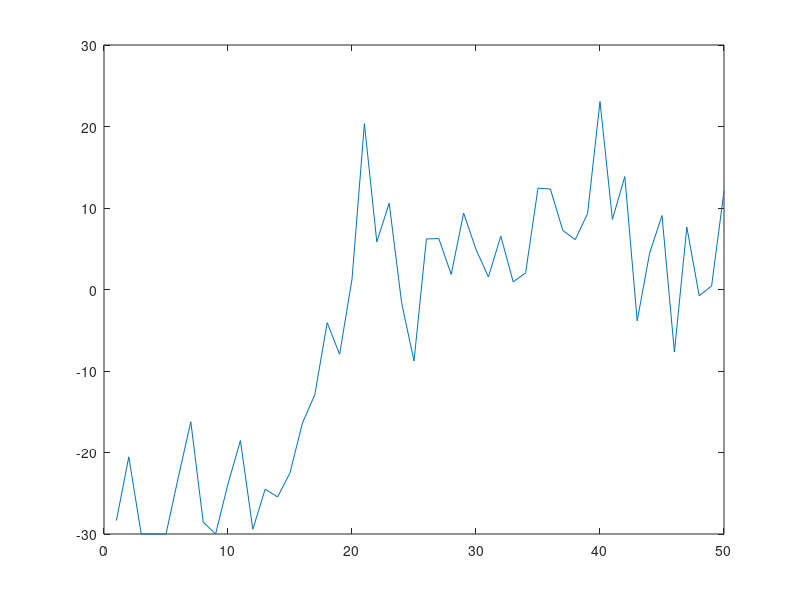
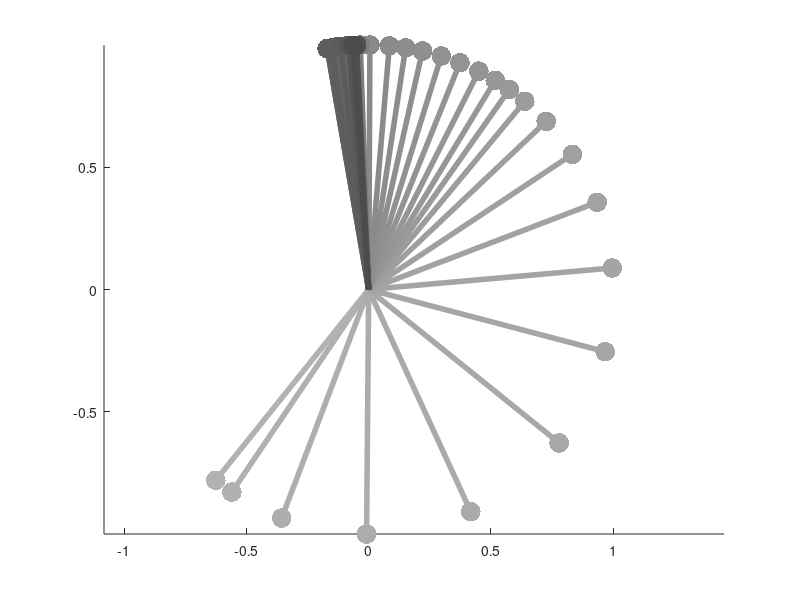
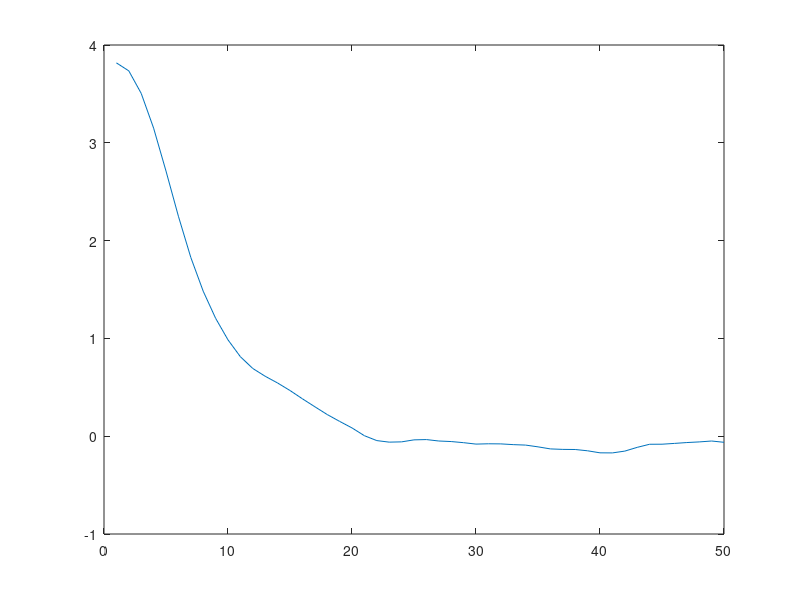

MATLAB code to generate these figures, in order:
clear variables;

addpath(genpath('Helper/'));

load Helper/PendulumTrajs/data.mat
%%
close all;
traj    = data.steps(1).states(:,1);
torques = data.steps(1).actions;
% plot(traj)
% 
% figure

%
y = cos(traj);
x = sin(traj);

numSteps = size(traj,1);
colorArray = bsxfun(@times, linspace(0.7, 0.3, numSteps)', [1 1 1]);



% plot(x,y, 'o', 'MarkerSize',15, 'LineWidth',2)

figure
hold on
for i = 1 : numSteps
   plot([0,x(i)], [0, y(i)], 'Color', colorArray(i,:), 'LineWidth',4) 
%    axis equal
%    pause(0.1)
end
scatter(x,y,200,colorArray, 'filled')
axis equal

figure
plot(traj)

figure
plot(torques)


%%
print('plots/Swingup','-dsvg')
